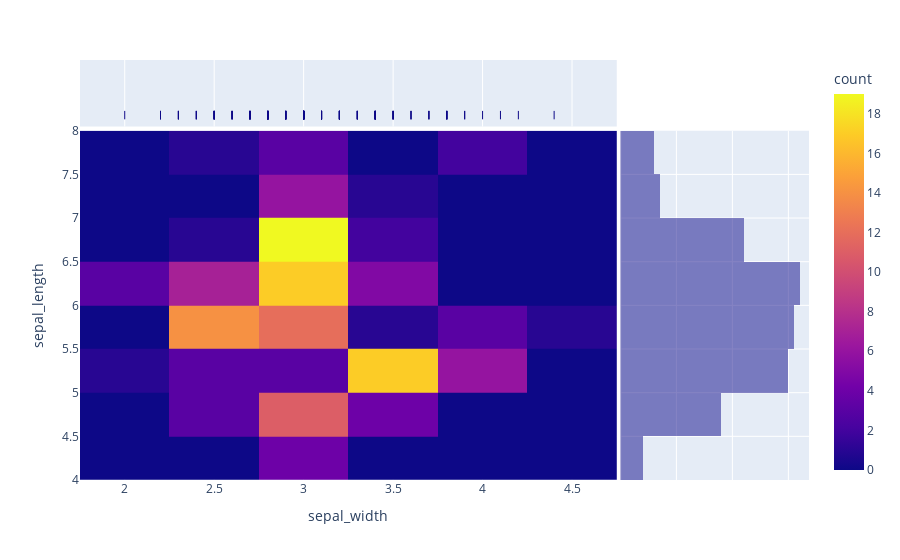

Notebook source saved alongside this figure:
### Code cell
import plotly.express as px
df = px.data.iris()
fig = px.density_heatmap(df, x="sepal_width", y="sepal_length", marginal_x="rug", marginal_y="histogram")
fig.show()

### Figure 1 — Plotly figure (JSON) as saved in the notebook; plotly's stock layout.template omitted (floating-point values rounded to 4 significant figures; data arrays with more than 128 entries replaced by an {"elided": "..."} marker saying what was removed)
{"data": [{"coloraxis": "coloraxis", "hovertemplate": "sepal_width=%{x}<br>sepal_length=%{y}<br>count=%{z}<extra></extra>", "name": "", "type": "histogram2d", "x": {"elided": "150 float values"}, "xaxis": "x", "xbingroup": "x", "y": {"elided": "150 float values"}, "yaxis": "y", "ybingroup": "y"}, {"alignmentgroup": "True", "boxpoints": "all", "fillcolor": "rgba(255,255,255,0)", "hoveron": "points", "hovertemplate": "sepal_width=%{x}<extra></extra>", "jitter": 0, "legendgroup": "", "line": {"color": "rgba(255,255,255,0)"}, "marker": {"color": "#0d0887", "symbol": "line-ns-open"}, "name": "", "offsetgroup": "", "showlegend": false, "type": "box", "x": {"elided": "150 float values"}, "xaxis": "x3", "yaxis": "y3"}, {"alignmentgroup": "True", "bingroup": "y", "hovertemplate": "sepal_length=%{y}<br>count=%{x}<extra></extra>", "legendgroup": "", "marker": {"color": "#0d0887"}, "name": "", "offsetgroup": "", "opacity": 0.5, "showlegend": false, "type": "histogram", "xaxis": "x2", "y": {"elided": "150 float values"}, "yaxis": "y2"}], "layout": {"barmode": "overlay", "coloraxis": {"colorbar": {"title": {"text": "count"}}, "colorscale": [[0, "#0d0887"], [0.1111, "#46039f"], [0.2222, "#7201a8"], [0.3333, "#9c179e"], [0.4444, "#bd3786"], [0.5556, "#d8576b"], [0.6667, "#ed7953"], [0.7778, "#fb9f3a"], [0.8889, "#fdca26"], [1, "#f0f921"]]}, "legend": {"tracegroupgap": 0}, "margin": {"t": 60}, "xaxis": {"anchor": "y", "domain": [0, 0.7363], "title": {"text": "sepal_width"}}, "xaxis2": {"anchor": "y2", "domain": [0.7413, 1], "matches": "x2", "showgrid": true, "showline": false, "showticklabels": false, "ticks": ""}, "xaxis3": {"anchor": "y3", "domain": [0, 0.7363], "matches": "x", "showgrid": true, "showticklabels": false}, "xaxis4": {"anchor": "y4", "domain": [0.7413, 1], "matches": "x2", "showgrid": true, "showline": false, "showticklabels": false, "ticks": ""}, "yaxis": {"anchor": "x", "domain": [0, 0.8316], "title": {"text": "sepal_length"}}, "yaxis2": {"anchor": "x2", "domain": [0, 0.8316], "matches": "y", "showgrid": true, "showticklabels": false}, "yaxis3": {"anchor": "x3", "domain": [0.8416, 1], "matches": "y3", "showgrid": false, "showline": false, "showticklabels": false, "ticks": ""}, "yaxis4": {"anchor": "x4", "domain": [0.8416, 1], "matches": "y3", "showgrid": true, "showline": false, "showticklabels": false, "ticks": ""}}}
